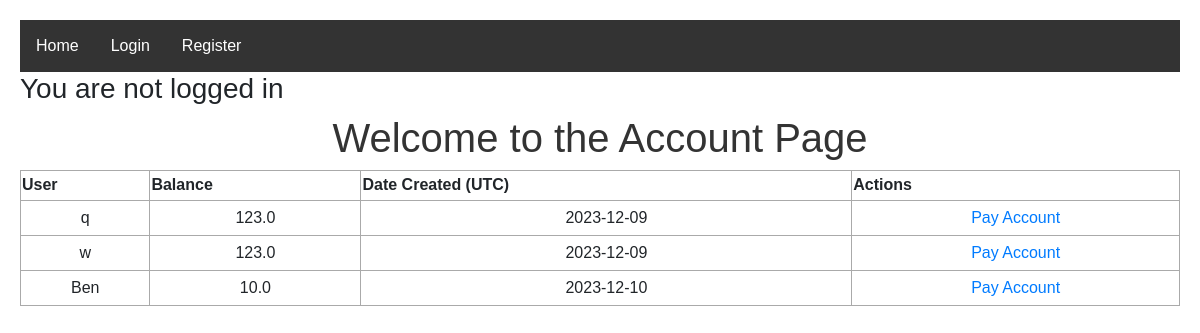
/account, run on an earlier commit of the app's database.
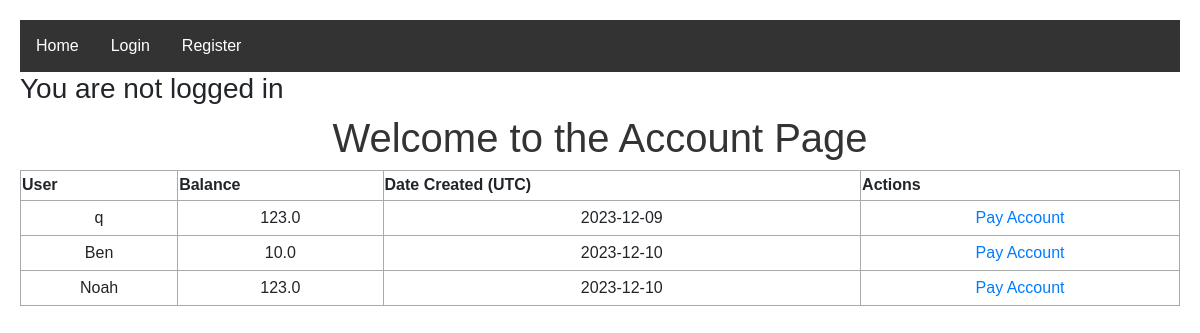
And on a later commit of the database.
### app.py (models this page shows, shortened)
class Users(UserMixin, db.Model):
    __tablename__ = 'users'
    id = db.Column(db.Integer, primary_key=True)
    username = db.Column(db.String(250), unique=True, nullable=False)
    password = db.Column(db.String(250), nullable=False)
    balance = db.Column(db.Float, nullable=False)
    date_created = db.Column(db.DateTime, default=datetime.utcnow)

### app.py (the view)
@app.route('/account', methods=['POST', 'GET'])
def account():
    users = Users.query.order_by(Users.date_created).all()
    return render_template('account.html', users=users)

### templates/account.html (shortened to what this page needs)
{% extends 'base.html' %}
{% block body %}
    <h1>Welcome to the Account Page</h1>
    <div>
        <table>
            <tr>
                <th>User</th>
                <th>Balance</th>
                <th>Date Created (UTC)</th>
                <th>Actions</th>
            </tr>
            {% for user in users %}
                <tr>
                    <td>{{ user.username }}</td>
                    <td>{{ user.balance }}</td>
                    <td>{{ user.date_created.date() }}</td>
                    {% if user == current_user %}
                    <td>
                        <a href="/delete/{{ user.id }}">DELETE Account</a>
                    </td>
                    {% else: %}
                    <td>
                        <a href="/delete/{{ user.id }}">Pay Account</a>
                    </td>
                    {% endif %}
                </tr>
            {% endfor %}
        </table>
    </div>
{% endblock %}

### templates/base.html (shortened to what this page needs)
<!DOCTYPE html>
<html lang="en">
  <head>
    <link rel="stylesheet" href="https://cdn.jsdelivr.net/npm/bootstrap@4.3.1/dist/css/bootstrap.min.css">
    <link rel="stylesheet" href="{{ url_for('static', filename='css/main.css') }}">
  </head>
  <body>
  {% if current_user.is_authenticated %}
    <nav>
      <a href="{{ url_for('index') }}">Home</a>
      <a href="{{ url_for('account') }}">Account</a>
      <a href="{{ url_for('ledger') }}">Ledger</a>
      <a href="/logout">Logout</a>
    </nav>
    <h3>You are logged in as "{{ current_user.username }}"</h3>
  {% else %}
    <nav>
      <a href="{{ url_for('index') }}">Home</a>
      <a href="{{ url_for('login') }}">Login</a>
      <a href="{{ url_for('register') }}">Register</a>
    </nav>
    <h3>You are not logged in</h3>
  {% endif %}
  {% block body %}{% endblock %}
  </body>
</html>

### static/css/main.css (style rules this page uses)
body { font-family: Arial, sans-serif; padding: 20px; }
h1 { color: #333; text-align: center; }
nav { background-color: #333; overflow: hidden; }
nav a { float: left; display: block; color: white; text-align: center; padding: 14px 16px; text-decoration: none; }
table, td, th { border: 1px solid #aaa; }
table { border-collapse: collapse; width: 100%; }
th { height: 30px; }
td { text-align: center; padding: 5px; }

What changed in the data, as far as the page shows it:
removed Users: username "w", balance "123.0", date_created "2023-12-09"
added Users: username "Noah", balance "123.0", date_created "2023-12-10"
